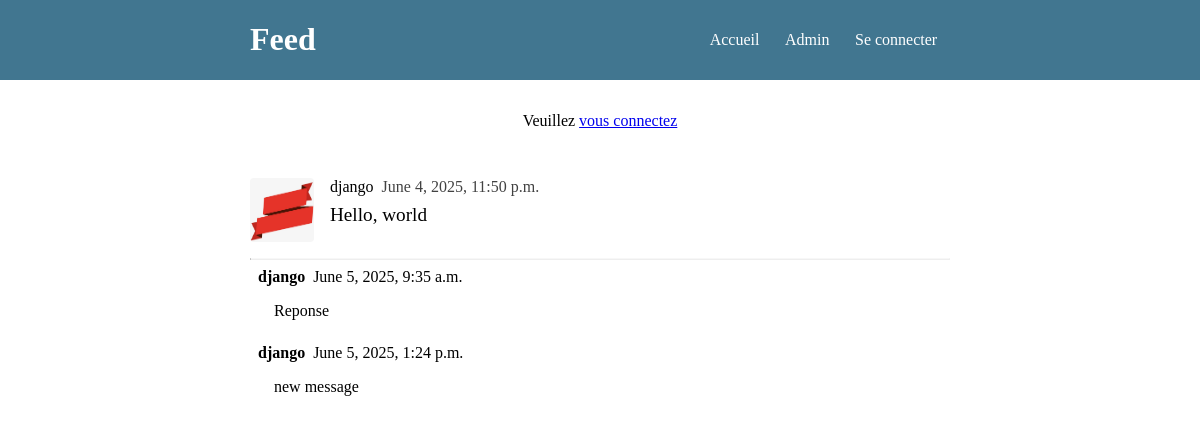
/1/, run on the app's committed database.
### feed/models.py (models this page shows)
class Message(models.Model):
    content = models.CharField(max_length=280)
    created_at = models.DateTimeField(auto_now_add=True)
    user = models.ForeignKey(User, on_delete=models.CASCADE)
    reponse_to = models.ForeignKey('self', on_delete=models.PROTECT, null=True)

### feed/views.py (the view)
# urls.py: path('<int:id>/', views.details)
def details(request, id):
    if request.method == 'POST':
        content = request.POST.get('content')
        user = request.user
        Message.objects.create(content=content, user=user, reponse_to=Message.objects.get(id=id))
    context = {}
    context['message'] = Message.objects.get(id=id)
    context['comments'] = Message.objects.filter(reponse_to=id)
    return render(request, 'details.html', context=context)

### feed/templates/details.html
{% extends 'base.html' %}
{% block content %}
<div>
    <div>{% include 'form.html' with action=request.path %}</div>
    <div>{% include 'message.html' with message=message %}</div>
    {% for comment in comments %}
    <div class="comment_container">
        <div class="comment_header">
            <div class="comment_username">{{ comment.user.username}}</div>
            <div>{{ comment.created_at }}</div>
        </div>
        <div class="comment_content">{{ comment.content }}</div>
    </div>
    {% endfor %}
</div>
{% endblock %}

### feed/templates/message.html
{% load static %}
<a href="/{{ message.id }}/" class="message_container">
         <img src="{% static 'images/image.jpg' %}" class="message_avatar" alt="{{ request.user }}"/>
    <div>
        <div class="message_header">
         <div class="username">{{message.user.username}}</div>
         <div class="created_at">{{message.created_at}}</div>
     </div>
     <div class="content">{{message.content}}</div>
    </div>
     </a>
<hr />

### feed/static/css/style.css (style rules this page uses)
* { font-family: verdana; }
body { margin: 0; }
hr { border-top: 1px solid #84848410; margin: 0; }
.message_container { text-decoration: none; color: black; display: flex; flex: 1; padding: 1rem 0; }
.message_avatar { height: 64px; width:64px; border-radius: 4px; margin-right: 1rem; }
.message_header { display: flex; }
.username { font-weigth: bold; margin-right: 0.5rem; }
.created_at { color: #424242; }
.content { font-size: 1.2rem; padding: 0.5rem 0; }
.comment_container { margin:0.5rem; }
.comment_header { display: flex; }
.comment_username { font-weight: bold; margin-right: 0.5rem; }
.comment_content { padding: 1rem; }

### data on the page
Message: user.username "django", created_at "June 4, 2025, 11:50 p.m.", content "Hello, world"
Message: user.username "django", created_at "June 5, 2025, 9:35 a.m.", content "Reponse"
Message: user.username "django", created_at "June 5, 2025, 1:24 p.m.", content "new message"
